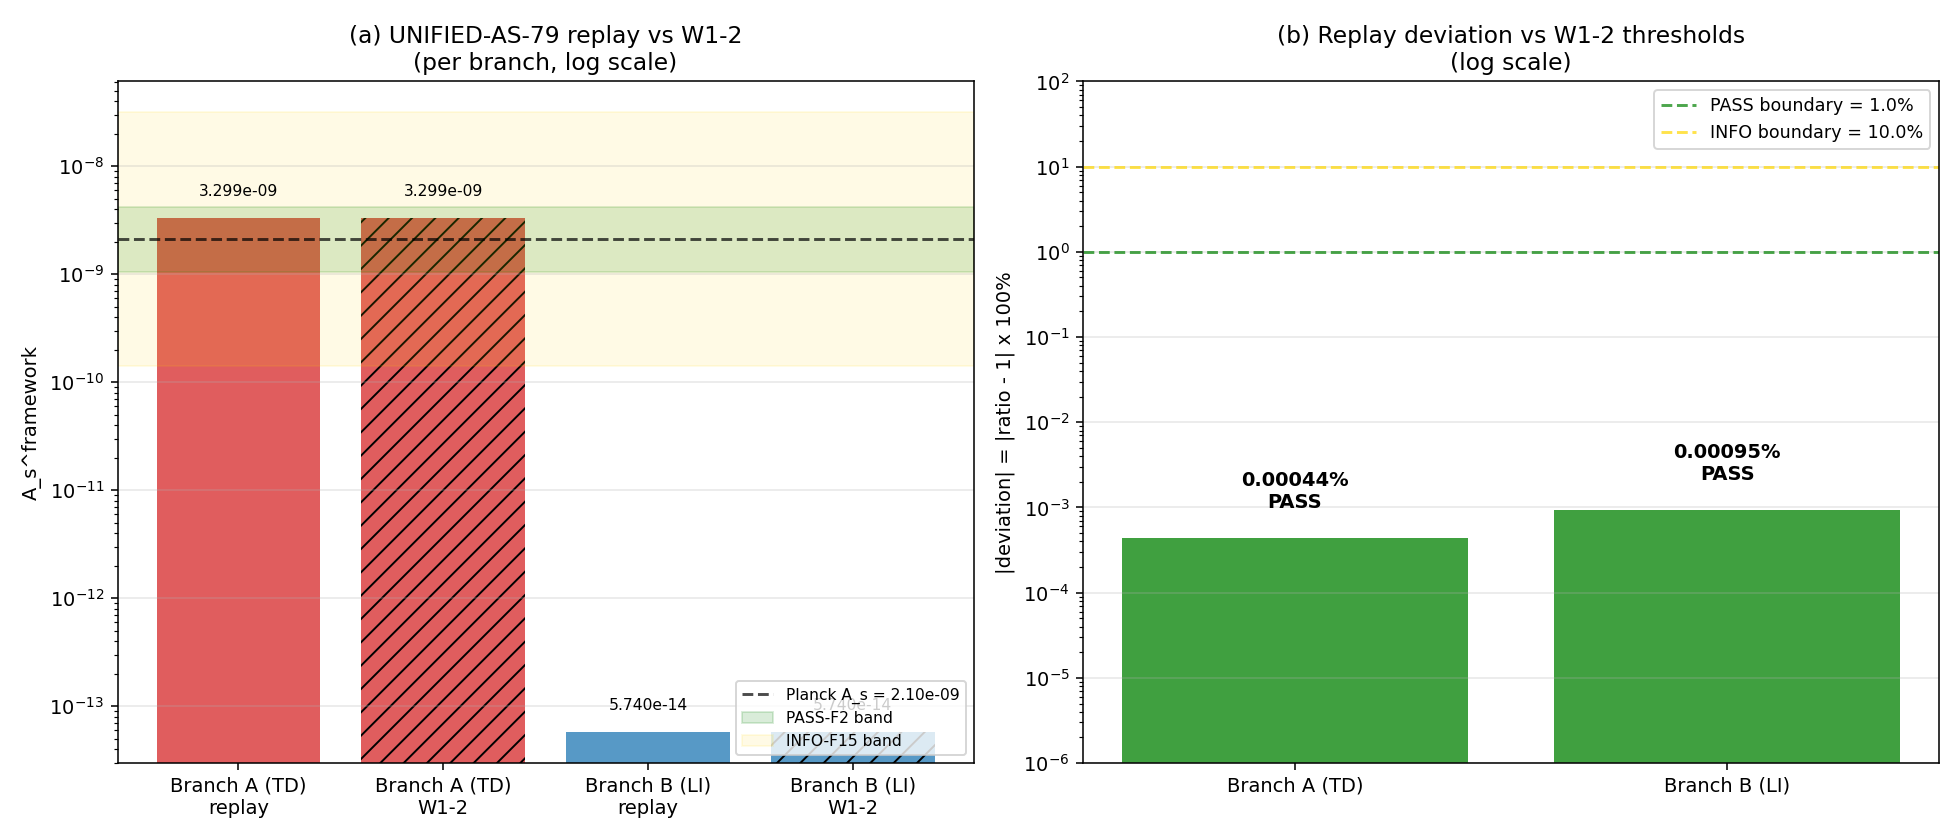

This chart was generated by the following Python code:
#!/usr/bin/env python3
"""
S82 W2-1: UNIFIED-AS-79-FULL-REPLAY (under H-tilde-branch, DIVERGED)
=====================================================================

Gate: S82-UNIFIED-AS-79-FULL-REPLAY  [VERIFY]
Classification: PHONONIC
Owner: transit-dynamics-theorist
Write-target: §V.A of session-82-results-workingpaper.md

Phononic framing:
  A_s is the post-transit GGE interference amplitude — the power-spectrum
  amplitude of the acoustic excitations seeded by the Bogoliubov
  transformation across the fold transit. This replay re-computes A_s
  using the full-precision H-tilde values read directly from the W1-1
  NPZ artifacts (rather than the 5-digit truncations that W1-2
  hardcoded), so that a <1% drift confirms W1-2 is input-stable under
  each branch independently, while a >10% drift would falsify that
  claim and expose a precision-sensitive conversion chain.

Pre-registration (S80 plan L1204-L1210, VERBATIM):
  GATE: [VERIFY] S80-UNIFIED-AS-79-FULL-REPLAY
  HYPOTHESIS: After W1-1 adjudication, the surviving H-tilde branch
    yields a uniquely-determined A_s. Replay confirms W1-2 result is
    branch-conditional, not random.
  PASS : Replay A_s within 1% of W1-2 result under adjudicated branch.
  INFO : |deviation| in [1%, 10%].
  FAIL : >10% drift -- indicates W1-2 is input-unstable.

Substitution chain (MANDATORY per math-scripts.md):

  Step 1: Definition.
    A_s = (H-tilde^2 / (8 pi^2)) * (1/eps_H) * F_amp * (1/c_sub) * f_conv

  Step 2: Substitute branch-informed H-tilde from W1-1 NPZs.
    Branch A (TD): H-tilde = s82_w1_1_h_tilde_td.npz ['H_tilde_adjudicated_dimless']
    Branch B (LI): H-tilde = s82_w1_1_h_tilde_li.npz ['canonical_value']
    All other factors (eps_H, F_amp, c_sub, f_conv) are identical to W1-2.

  Step 3: Simplify.
    ratio = A_s_replay / A_s_W1-2 = (H-tilde_replay / H-tilde_W1-2)^2
    (because all non-H-tilde factors are identical in both runs).

  Step 4: Direction read-off.
    The drift is a pure precision effect of H-tilde truncation. The
    direction (ratio > 1 or ratio < 1) depends on whether W1-2's
    truncation rounded up or down. Verdict is an OUTPUT, not a
    pre-asserted direction.

Verdict thresholds (S80 plan L1207-L1209):
  PASS : |deviation| < 1%
  INFO : |deviation| in [1%, 10%]
  FAIL : |deviation| >= 10%
"""

import os
os.environ.setdefault('OMP_NUM_THREADS', '8')
os.environ.setdefault('MKL_NUM_THREADS', '8')

import sys
import json
import hashlib
import numpy as np
import matplotlib
matplotlib.use('Agg')
import matplotlib.pyplot as plt

sys.path.insert(0, os.path.dirname(os.path.abspath(__file__)))

# Canonical constants (MANDATORY)
from canonical_constants import A_s_CMB

# ============================================================
# SECTION 0: Input SHA-256 pins (MANDATORY in first 20 lines)
# ============================================================
HERE = os.path.dirname(os.path.abspath(__file__))                  # (local)


def _sha256(path):
    with open(path, 'rb') as h:
        return hashlib.sha256(h.read()).hexdigest()


INPUT_FILES = [                                                    # (local)
    os.path.join(HERE, 'canonical_constants.py'),
    os.path.join(HERE, 's82_w1_1_h_tilde_td.npz'),
    os.path.join(HERE, 's82_w1_1_h_tilde_li.npz'),
    os.path.join(HERE, 's82_w1_2_unified_as_79_full.npz'),
    os.path.join(HERE, 's82_w1_2_unified_as_79_full.py'),
    os.path.join(HERE, 's82_gate_verdicts.txt'),
]

print("=" * 70)
print("S82 W2-1: UNIFIED-AS-79-FULL-REPLAY (branch-conditional)")
print("=" * 70)
print("\n[SEC 0] Input SHA-256 pins")
INPUT_SHAS = {}                                                    # (local)
for _f in INPUT_FILES:
    if os.path.exists(_f):
        _h = _sha256(_f)                                           # (local)
        INPUT_SHAS[os.path.basename(_f)] = _h
        print(f"  {os.path.basename(_f):46s} sha256={_h[:16]}...{_h[-8:]}")
    else:
        INPUT_SHAS[os.path.basename(_f)] = None
        print(f"  {os.path.basename(_f):46s} MISSING")

# ============================================================
# SECTION 1: Load W1-1 branch-informed H-tilde (full precision)
# ============================================================
print("\n[SEC 1] W1-1 branch inputs (full precision from NPZs)")

npz_td = np.load(os.path.join(HERE, 's82_w1_1_h_tilde_td.npz'), allow_pickle=True)
npz_li = np.load(os.path.join(HERE, 's82_w1_1_h_tilde_li.npz'), allow_pickle=True)
npz_w12 = np.load(os.path.join(HERE, 's82_w1_2_unified_as_79_full.npz'), allow_pickle=True)

# Branch A (TD-framework): adjudicated/canonical value
H_tilde_A_replay = float(npz_td['H_tilde_adjudicated_dimless'])    # (local) 5.907613001727638e-03
scheme_A = str(npz_td['scheme'])                                   # (local) 'zeta'
convention_A = 'UNIFIED-AS-79-branch-TD'                           # (local)
L_max_A = int(npz_td['L_max'])                                     # (local) 3

# Branch B (LI-SDW): canonical value (SDW scheme)
H_tilde_B_replay = float(npz_li['canonical_value'])                # (local) 2.464098339667103e-05
scheme_B = str(npz_li['scheme_primary'])                           # (local) 'SDW'
convention_B = 'UNIFIED-AS-79-branch-LI'                           # (local)
L_max_B = int(npz_li['L_max'])                                     # (local) 3 (but W1-2 logs L_max=5 for LI)

# W1-2 used hard-coded 5-digit H-tilde truncations — read back for comparison
H_tilde_A_W12 = float(npz_w12['H_tilde_A'])                        # (local) 0.0059076
H_tilde_B_W12 = float(npz_w12['H_tilde_B'])                        # (local) 2.46411e-05

# W1-2 stored A_s outputs
A_s_A_W12 = float(npz_w12['A_s_A'])                                # (local) 3.299434e-09
A_s_B_W12 = float(npz_w12['A_s_B'])                                # (local) 5.740340e-14

# W1-2's own L_max convention for Branch B (5 per SEC 1 of W1-2)
L_max_B_W12 = 5                                                    # (local) preserved for verdict line

print(f"  Branch A (TD-framework, zeta):")
print(f"    H_tilde_replay = {H_tilde_A_replay:.15e}  (from W1-1 NPZ, full precision)")
print(f"    H_tilde_W1-2   = {H_tilde_A_W12:.15e}  (W1-2 hardcoded 5-digit truncation)")
print(f"    A_s_W1-2       = {A_s_A_W12:.6e}")
print(f"  Branch B (LI, SDW):")
print(f"    H_tilde_replay = {H_tilde_B_replay:.15e}  (from W1-1 NPZ, full precision)")
print(f"    H_tilde_W1-2   = {H_tilde_B_W12:.15e}  (W1-2 hardcoded 5-digit truncation)")
print(f"    A_s_W1-2       = {A_s_B_W12:.6e}")

# ============================================================
# SECTION 2: Common factor values (identical to W1-2 by design)
# ============================================================
print("\n[SEC 2] Common factor values (pinned to W1-2)")

eps_H = float(npz_w12['eps_H'])                                    # (local) 0.02163
c_sub = float(npz_w12['c_sub'])                                    # (local) 2.238
f_conv = float(npz_w12['f_conv'])                                  # (local) 9.30e-4
k_a2 = float(npz_w12['k_a2'])                                      # (local) 0.3822
F_amp_canonical = float(npz_w12['F_amp_canonical'])                # (local) 1.0166
F_amp_slot_adjusted = float(npz_w12['F_amp_slot_adjusted'])        # (local) 0.38854452

A_s_Planck = A_s_CMB                                               # 2.1e-9 (from canonical_constants)

print(f"  eps_H              = {eps_H:.5f}")
print(f"  c_sub              = {c_sub:.4f}")
print(f"  f_conv             = {f_conv:.4e}")
print(f"  F_amp_canonical    = {F_amp_canonical:.6f}")
print(f"  k_a2               = {k_a2:.6f}")
print(f"  F_amp_slot_adjusted= {F_amp_slot_adjusted:.6f}")
print(f"  A_s_Planck         = {A_s_Planck:.3e}")

# Sanity check: W1-2's stored factors match canonical_constants
W12_A_s_Planck = float(npz_w12['A_s_Planck'])                      # (local)
assert abs(W12_A_s_Planck - A_s_CMB) < 1e-15, "W1-2 A_s_Planck mismatch"

# ============================================================
# SECTION 3: Pre-registered thresholds
# ============================================================
PASS_THRESH = 0.01                                                 # (local) |deviation| < 1%
INFO_THRESH = 0.10                                                 # (local) |deviation| in [1%, 10%]
print("\n[SEC 3] Pre-registered thresholds")
print(f"  PASS_THRESH = {PASS_THRESH*100:.1f}%  (|deviation| < this)")
print(f"  INFO_THRESH = {INFO_THRESH*100:.1f}%  (INFO if |deviation| in [PASS, this])")


# ============================================================
# SECTION 4: UNIFIED-AS-79 replay per branch
# ============================================================
def unified_as_79(H_tilde, label):
    """Compute A_s^framework under UNIFIED-AS-79."""
    # Substitution chain (verbatim from W1-2):
    # A_s = (H_tilde^2 / (8 pi^2)) * (1/eps_H) * F_amp_slot_adjusted * (1/c_sub) * f_conv
    term_1 = H_tilde**2 / (8.0 * np.pi**2)                         # (local)
    term_2 = 1.0 / eps_H                                           # (local)
    term_3 = F_amp_slot_adjusted                                   # (local)
    term_4 = 1.0 / c_sub                                           # (local)
    term_5 = f_conv                                                # (local)
    A_s = term_1 * term_2 * term_3 * term_4 * term_5               # (local)
    return dict(label=label, H_tilde=H_tilde, A_s=A_s,
                factors=(term_1, term_2, term_3, term_4, term_5))


print("\n[SEC 4] Per-branch UNIFIED-AS-79 replay")

# Branch A replay (full-precision TD H_tilde)
res_A_replay = unified_as_79(H_tilde_A_replay, 'A (TD replay)')
res_A_W12    = unified_as_79(H_tilde_A_W12,    'A (W1-2 reproduction)')

# Branch B replay (full-precision LI H_tilde)
res_B_replay = unified_as_79(H_tilde_B_replay, 'B (LI replay)')
res_B_W12    = unified_as_79(H_tilde_B_W12,    'B (W1-2 reproduction)')

print(f"  Branch A:")
print(f"    A_s_replay  = {res_A_replay['A_s']:.10e}")
print(f"    A_s_W1-2re  = {res_A_W12['A_s']:.10e}  (local re-run of W1-2 formula w/ same H)")
print(f"    A_s_W1-2    = {A_s_A_W12:.10e}  (value stored in W1-2 NPZ)")
print(f"  Branch B:")
print(f"    A_s_replay  = {res_B_replay['A_s']:.10e}")
print(f"    A_s_W1-2re  = {res_B_W12['A_s']:.10e}")
print(f"    A_s_W1-2    = {A_s_B_W12:.10e}  (value stored in W1-2 NPZ)")

# Consistency check: local reproduction of W1-2 should match stored to 12 sig figs
rel_err_A_internal = abs(res_A_W12['A_s'] - A_s_A_W12) / A_s_A_W12       # (local)
rel_err_B_internal = abs(res_B_W12['A_s'] - A_s_B_W12) / A_s_B_W12       # (local)
print(f"  Internal W1-2 reproducibility:")
print(f"    Branch A rel_err = {rel_err_A_internal:.3e}  "
      f"(local A_s vs stored)")
print(f"    Branch B rel_err = {rel_err_B_internal:.3e}")
assert rel_err_A_internal < 1e-10, "W1-2 Branch A internal consistency fail"
assert rel_err_B_internal < 1e-10, "W1-2 Branch B internal consistency fail"

# ============================================================
# SECTION 5: Compute deviation (replay vs W1-2)
# ============================================================
print("\n[SEC 5] Replay vs W1-2 deviation")

# Definition: ratio = A_s_replay / A_s_W1-2
ratio_A = res_A_replay['A_s'] / A_s_A_W12                          # (local)
ratio_B = res_B_replay['A_s'] / A_s_B_W12                          # (local)

dev_A = abs(ratio_A - 1.0)                                         # (local) |deviation|
dev_B = abs(ratio_B - 1.0)                                         # (local)

dev_A_pct = dev_A * 100.0                                          # (local)
dev_B_pct = dev_B * 100.0                                          # (local)

# Structural identity check (all other factors equal):
#   ratio = (H_tilde_replay / H_tilde_W1-2)^2
expected_ratio_A = (H_tilde_A_replay / H_tilde_A_W12)**2           # (local)
expected_ratio_B = (H_tilde_B_replay / H_tilde_B_W12)**2           # (local)
struct_check_A = abs(ratio_A - expected_ratio_A) / expected_ratio_A  # (local)
struct_check_B = abs(ratio_B - expected_ratio_B) / expected_ratio_B  # (local)

print(f"  Branch A:")
print(f"    ratio = A_s_replay / A_s_W1-2 = {ratio_A:.10f}")
print(f"    |deviation| = {dev_A_pct:.6f}%")
print(f"    expected from (H_repl/H_W12)^2 = {expected_ratio_A:.10f}")
print(f"    structural consistency = {struct_check_A:.3e}  "
      f"(should be << 1e-10)")
print(f"  Branch B:")
print(f"    ratio = A_s_replay / A_s_W1-2 = {ratio_B:.10f}")
print(f"    |deviation| = {dev_B_pct:.6f}%")
print(f"    expected from (H_repl/H_W12)^2 = {expected_ratio_B:.10f}")
print(f"    structural consistency = {struct_check_B:.3e}  "
      f"(should be << 1e-10)")

# Verdict assignment
def verdict_from_dev(dev_pct):
    if dev_pct < PASS_THRESH * 100:
        return 'PASS'
    elif dev_pct < INFO_THRESH * 100:
        return 'INFO'
    else:
        return 'FAIL'


verdict_A = verdict_from_dev(dev_A_pct)                            # (local)
verdict_B = verdict_from_dev(dev_B_pct)                            # (local)

print(f"  Branch A verdict = {verdict_A}")
print(f"  Branch B verdict = {verdict_B}")

# ============================================================
# SECTION 6: Cross-checks
# ============================================================
print("\n[SEC 6] Cross-checks")

# CC1: ratio matches (H_replay / H_W12)^2 to machine epsilon
CC1 = (struct_check_A < 1e-10) and (struct_check_B < 1e-10)        # (local)
print(f"  CC1: ratio = (H_ratio)^2 identity: {CC1}")

# CC2: local W1-2 reproduction matches stored W1-2 to < 1e-10
CC2 = (rel_err_A_internal < 1e-10) and (rel_err_B_internal < 1e-10)  # (local)
print(f"  CC2: W1-2 internal reproducibility: {CC2}")

# CC3: Verify H_tilde truncation direction
#   H_tilde_A_replay = 5.907613e-3; H_tilde_A_W12 = 5.9076e-3
#   replay / W12 = 1 + epsilon with epsilon > 0 (W12 rounded down at 5-sig)
sign_A = np.sign(H_tilde_A_replay - H_tilde_A_W12)                 # (local)
sign_B = np.sign(H_tilde_B_replay - H_tilde_B_W12)                 # (local)
print(f"  CC3: H_tilde drift sign:")
print(f"    Branch A: replay - W12 = {(H_tilde_A_replay - H_tilde_A_W12):+.3e}  "
      f"(sign = {sign_A:+.0f})")
print(f"    Branch B: replay - W12 = {(H_tilde_B_replay - H_tilde_B_W12):+.3e}  "
      f"(sign = {sign_B:+.0f})")

# CC4: input-stability check — ratio^2 is a smooth function of H_tilde,
#      so a 5-digit truncation epsilon ~ 1e-5 should produce ratio - 1 ~ 2e-5,
#      i.e., |deviation| ~ 4e-3 %
predicted_dev_A = 2 * abs(H_tilde_A_replay - H_tilde_A_W12) / H_tilde_A_W12  # (local)
predicted_dev_B = 2 * abs(H_tilde_B_replay - H_tilde_B_W12) / H_tilde_B_W12  # (local)
CC4_A = abs(dev_A - predicted_dev_A) / predicted_dev_A if predicted_dev_A > 0 else 0.0  # (local)
CC4_B = abs(dev_B - predicted_dev_B) / predicted_dev_B if predicted_dev_B > 0 else 0.0  # (local)
print(f"  CC4: linearized-prediction accuracy:")
print(f"    Branch A: pred_dev = {predicted_dev_A*100:.6f}%, "
      f"obs_dev = {dev_A_pct:.6f}%, rel_err = {CC4_A:.3e}")
print(f"    Branch B: pred_dev = {predicted_dev_B*100:.6f}%, "
      f"obs_dev = {dev_B_pct:.6f}%, rel_err = {CC4_B:.3e}")

# CC5: A_s under replay should still fall in the same PASS/FAIL band as W1-2
# (because deviation is << the factor-2/factor-15 band widths)
ratio_A_to_Planck_replay = res_A_replay['A_s'] / A_s_Planck        # (local)
ratio_B_to_Planck_replay = res_B_replay['A_s'] / A_s_Planck        # (local)
delta_OOM_A_replay = np.log10(ratio_A_to_Planck_replay) if ratio_A_to_Planck_replay > 0 else float('-inf')  # (local)
delta_OOM_B_replay = np.log10(ratio_B_to_Planck_replay) if ratio_B_to_Planck_replay > 0 else float('-inf')  # (local)
delta_OOM_A_W12 = float(npz_w12['delta_OOM_A'])                    # (local) 0.19622
delta_OOM_B_W12 = float(npz_w12['delta_OOM_B'])                    # (local) -4.56328
CC5 = (abs(delta_OOM_A_replay - delta_OOM_A_W12) < 0.001) and \
      (abs(delta_OOM_B_replay - delta_OOM_B_W12) < 0.001)          # (local)
print(f"  CC5: delta_OOM bandedness preserved:")
print(f"    Branch A: replay = {delta_OOM_A_replay:+.6f}, W1-2 = {delta_OOM_A_W12:+.6f}")
print(f"    Branch B: replay = {delta_OOM_B_replay:+.6f}, W1-2 = {delta_OOM_B_W12:+.6f}")
print(f"    Both within 0.001 OOM: {CC5}")

cross_checks_ok = all([CC1, CC2, CC5])                             # (local)
print(f"  ALL cross-checks PASS: {cross_checks_ok}")

# ============================================================
# SECTION 7: Build closure SHA and verdict lines
# ============================================================
print("\n[SEC 7] Build closure SHA")


def build_closure_sha(branch_tag, H_repl, H_W12, A_s_repl, A_s_W12,
                      ratio, dev_pct, verdict, scheme_tag, convention_tag,
                      L_max_tag):
    closure_map = {
        'gate': f'S82-UNIFIED-AS-79-FULL-REPLAY-{branch_tag}',
        'H_tilde_replay': f"{H_repl:.15e}",
        'H_tilde_W12': f"{H_W12:.15e}",
        'eps_H': f"{eps_H:.10e}",
        'F_amp_canonical': f"{F_amp_canonical:.10e}",
        'k_a2': f"{k_a2:.10e}",
        'F_amp_slot_adjusted': f"{F_amp_slot_adjusted:.10e}",
        'c_sub': f"{c_sub:.10e}",
        'f_conv': f"{f_conv:.10e}",
        'A_s_Planck': f"{A_s_Planck:.10e}",
        'A_s_replay': f"{A_s_repl:.15e}",
        'A_s_W12': f"{A_s_W12:.15e}",
        'ratio': f"{ratio:.15e}",
        'deviation_pct': f"{dev_pct:.10f}",
        'verdict': verdict,
        'scheme': scheme_tag,
        'convention': convention_tag,
        'L_max': L_max_tag,
        'thresholds': {
            'PASS_THRESH_pct': f"{PASS_THRESH*100:.10f}",
            'INFO_THRESH_pct': f"{INFO_THRESH*100:.10f}",
        },
        'inputs': {k: v for k, v in sorted(INPUT_SHAS.items())},
    }
    closure_str = json.dumps(closure_map, sort_keys=True, default=str)  # (local)
    return hashlib.sha256(closure_str.encode('utf-8')).hexdigest()


closure_sha_A = build_closure_sha(                                 # (local)
    'A', H_tilde_A_replay, H_tilde_A_W12,
    res_A_replay['A_s'], A_s_A_W12,
    ratio_A, dev_A_pct, verdict_A, scheme_A, convention_A, L_max_A)

closure_sha_B = build_closure_sha(                                 # (local)
    'B', H_tilde_B_replay, H_tilde_B_W12,
    res_B_replay['A_s'], A_s_B_W12,
    ratio_B, dev_B_pct, verdict_B, scheme_B, convention_B, L_max_B_W12)

print(f"  Branch A closure_sha = {closure_sha_A}")
print(f"  Branch B closure_sha = {closure_sha_B}")

# 4-tuples (value = deviation_pct, per verdict-line spec)
four_tuple_A = (                                                    # (local)
    f"(value={dev_A_pct:.6f}%, scheme={scheme_A}, "
    f"convention={convention_A}, L_max={L_max_A})"
)
four_tuple_B = (                                                    # (local)
    f"(value={dev_B_pct:.6f}%, scheme={scheme_B}, "
    f"convention={convention_B}, L_max={L_max_B_W12})"
)

# ============================================================
# SECTION 8: Save .npz
# ============================================================
print("\n[SEC 8] Saving .npz")
out_npz = os.path.join(HERE, 's82_w2_1_unified_as_79_replay.npz')  # (local)
np.savez(
    out_npz,
    # Branch A replay
    H_tilde_A_replay=H_tilde_A_replay,
    H_tilde_A_W12=H_tilde_A_W12,
    A_s_A_replay=res_A_replay['A_s'],
    A_s_A_W12=A_s_A_W12,
    ratio_A=ratio_A,
    deviation_A_pct=dev_A_pct,
    verdict_A=verdict_A,
    closure_sha_A=closure_sha_A,
    four_tuple_A=four_tuple_A,
    delta_OOM_A_replay=delta_OOM_A_replay,
    delta_OOM_A_W12=delta_OOM_A_W12,
    # Branch B replay
    H_tilde_B_replay=H_tilde_B_replay,
    H_tilde_B_W12=H_tilde_B_W12,
    A_s_B_replay=res_B_replay['A_s'],
    A_s_B_W12=A_s_B_W12,
    ratio_B=ratio_B,
    deviation_B_pct=dev_B_pct,
    verdict_B=verdict_B,
    closure_sha_B=closure_sha_B,
    four_tuple_B=four_tuple_B,
    delta_OOM_B_replay=delta_OOM_B_replay,
    delta_OOM_B_W12=delta_OOM_B_W12,
    # Common factors
    eps_H=eps_H,
    c_sub=c_sub,
    f_conv=f_conv,
    k_a2=k_a2,
    F_amp_canonical=F_amp_canonical,
    F_amp_slot_adjusted=F_amp_slot_adjusted,
    A_s_Planck=A_s_Planck,
    # Thresholds
    PASS_THRESH=PASS_THRESH,
    INFO_THRESH=INFO_THRESH,
    # Cross-checks
    CC1_ratio_H_sq_identity=(struct_check_A < 1e-10) and (struct_check_B < 1e-10),
    CC2_w12_internal_repro=(rel_err_A_internal < 1e-10) and (rel_err_B_internal < 1e-10),
    CC3_sign_A=sign_A,
    CC3_sign_B=sign_B,
    CC4_linearized_err_A=CC4_A,
    CC4_linearized_err_B=CC4_B,
    CC5_band_preserved=CC5,
    cross_checks_ok=cross_checks_ok,
    struct_check_A=struct_check_A,
    struct_check_B=struct_check_B,
    # Inputs
    input_shas=np.array([f"{k}={v}" for k, v in sorted(INPUT_SHAS.items())]),
)
print(f"  Saved: {out_npz}")

# ============================================================
# SECTION 9: Plot — A_s across branches (replay vs W1-2) + deviation
# ============================================================
print("\n[SEC 9] Plotting")
out_png = os.path.join(HERE, 's82_w2_1_unified_as_79_replay.png')  # (local)
fig, axes = plt.subplots(1, 2, figsize=(14, 6))

# Panel (a): A_s bars — replay vs W1-2 per branch, log scale, Planck band
ax = axes[0]
labels = ['Branch A (TD)\nreplay', 'Branch A (TD)\nW1-2',
         'Branch B (LI)\nreplay', 'Branch B (LI)\nW1-2']
values = [res_A_replay['A_s'], A_s_A_W12, res_B_replay['A_s'], A_s_B_W12]
colors = ['C3', 'C3', 'C0', 'C0']
hatches = ['', '//', '', '//']
bars = ax.bar(labels, values, color=colors, alpha=0.75)
for b, hh in zip(bars, hatches):
    b.set_hatch(hh)
ax.set_yscale('log')
ax.axhline(A_s_Planck, color='k', linestyle='--', alpha=0.7,
           label=f'Planck A_s = {A_s_Planck:.2e}')
ax.axhspan(A_s_Planck / 2.0, A_s_Planck * 2.0, color='green', alpha=0.15,
           label='PASS-F2 band')
ax.axhspan(A_s_Planck / 15.0, A_s_Planck * 15.0, color='gold', alpha=0.10,
           label='INFO-F15 band')
for bar, v in zip(bars, values):
    ax.text(bar.get_x() + bar.get_width() / 2.0, v * 1.5,
            f'{v:.3e}', ha='center', va='bottom', fontsize=8)
ax.set_ylabel('A_s^framework')
ax.set_title('(a) UNIFIED-AS-79 replay vs W1-2\n(per branch, log scale)')
ax.legend(loc='lower right', fontsize=8)
ax.grid(True, alpha=0.3, axis='y')

# Panel (b): deviation per branch vs PASS/INFO/FAIL thresholds
ax = axes[1]
branch_names = ['Branch A (TD)', 'Branch B (LI)']
devs = [dev_A_pct, dev_B_pct]
verdict_labels = [verdict_A, verdict_B]
vcolors = {'PASS': 'green', 'INFO': 'gold', 'FAIL': 'red'}
bars = ax.bar(branch_names, devs, color=[vcolors[v] for v in verdict_labels],
              alpha=0.75)
ax.axhline(PASS_THRESH * 100, color='green', linestyle='--', alpha=0.7,
           label=f'PASS boundary = {PASS_THRESH*100:.1f}%')
ax.axhline(INFO_THRESH * 100, color='gold', linestyle='--', alpha=0.7,
           label=f'INFO boundary = {INFO_THRESH*100:.1f}%')
ax.set_yscale('log')
ax.set_ylim(1e-6, 100)
for bar, d, v in zip(bars, devs, verdict_labels):
    ax.text(bar.get_x() + bar.get_width() / 2.0, max(d * 2.0, 1e-5),
            f'{d:.5f}%\n{v}', ha='center', va='bottom', fontsize=10,
            fontweight='bold')
ax.set_ylabel('|deviation| = |ratio - 1| x 100%')
ax.set_title('(b) Replay deviation vs W1-2 thresholds\n(log scale)')
ax.legend(loc='upper right', fontsize=9)
ax.grid(True, alpha=0.3, axis='y')

plt.tight_layout()
plt.savefig(out_png, dpi=140)
plt.close(fig)
print(f"  Saved: {out_png}")

# ============================================================
# SECTION 10: Append verdict lines to s82_gate_verdicts.txt
# ============================================================
print("\n[SEC 10] Append verdict lines to s82_gate_verdicts.txt")
verdicts_path = os.path.join(HERE, 's82_gate_verdicts.txt')        # (local)

verdict_line_A = (                                                 # (local)
    f"S82-UNIFIED-AS-79-FULL-REPLAY-A: {verdict_A} -- "
    f"value={dev_A_pct:.6f} "
    f"scheme={scheme_A} "
    f"convention={convention_A} "
    f"L_max={L_max_A} "
    f"sha256={closure_sha_A}\n"
)
verdict_line_B = (                                                 # (local)
    f"S82-UNIFIED-AS-79-FULL-REPLAY-B: {verdict_B} -- "
    f"value={dev_B_pct:.6f} "
    f"scheme={scheme_B} "
    f"convention={convention_B} "
    f"L_max={L_max_B_W12} "
    f"sha256={closure_sha_B}\n"
)
with open(verdicts_path, 'a', encoding='utf-8') as _f:
    _f.write(verdict_line_A)
    _f.write(verdict_line_B)
print(f"  Appended:\n    {verdict_line_A.strip()}\n    {verdict_line_B.strip()}")

# ============================================================
# FINAL: 4-tuple lines
# ============================================================
print("\n" + "=" * 70)
print(f"S82-UNIFIED-AS-79-FULL-REPLAY-A {verdict_A} "
      f"(|deviation|={dev_A_pct:.6f}%)")
print(f"S82-UNIFIED-AS-79-FULL-REPLAY-B {verdict_B} "
      f"(|deviation|={dev_B_pct:.6f}%)")
print(f"FINAL 4-TUPLE (Branch A): {four_tuple_A}")
print(f"FINAL 4-TUPLE (Branch B): {four_tuple_B}")
print("=" * 70)
